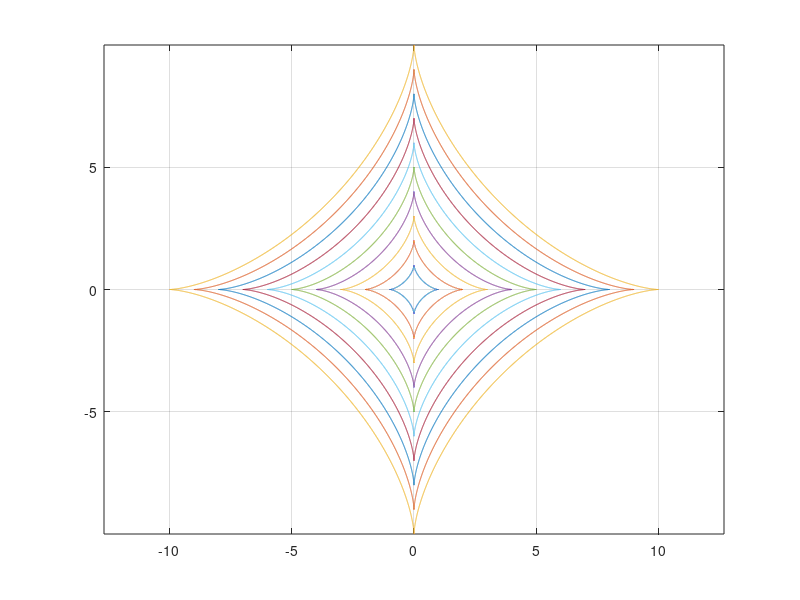

Recreate this plot in MATLAB.
%Project Based Calculus II-MATH.182.600
%Group  : 2
%Author : Suva Parvin Srithe
%Topic  : Plotting Astroid with Variable Amplitude


% Remove every variable from the workspace 
clear all;

% Clear the command window
clc;

% Make a vector 't' with a step size of 0.001 that ranges from 0 to 2π.
t=0:0.001:2*pi;

% Create a vector 'a' ranging from 1 to 50 with a step size of 1.
a=1:1:50;

% The plot is titled "Astroid Curve" by the title() function.
title('Plotting Astroid with Variable Amplitude');

% The xlabel() and ylabel() functions set the labels for the x-axis and
% y-axis, respectively.
xlabel('x --->');
ylabel('y --->');


% A for loop is used when the number of iterations is known in advance.
% for loop syntax --> for variable = range  (code to be executed)  end;
% Creates a loop with the line for i=1:10, which means the following .
% block of code will be executed 10 times.
% The trigonometric functions and the current value of 'a' are used inside 
% the loop to determine the x and y coordinates for plotting .
% Trigonometric functions calculate values, exponentiate by 3, and 
% scale with 'a(i)'.
% After calculating the coordinates,the plot() function is used to 
% plot the Astroid.
% Axis equal command ensures that the x- and y-axes have the same scale,
% maintaining the curve's shape.
% The grid on command adds a grid to the plot, making it easier
% to visualize the curve.
% The hold on command is used to preserve existing plots on the figure when
% adding new plots.It allows multiple plots to be displayed on 
% the same figure.
% The pause() function introduces a 1-second pause before executing 
% the next iteration of the loop.
for i=1:10
    x=(a(i)*((cos(t)).^(3)));
    y=(a(i)*((sin(t)).^(3)));
    plot(x,y);
    axis equal;
    grid on;
    hold on;
    pause(1)
    %i=i+1;
end

